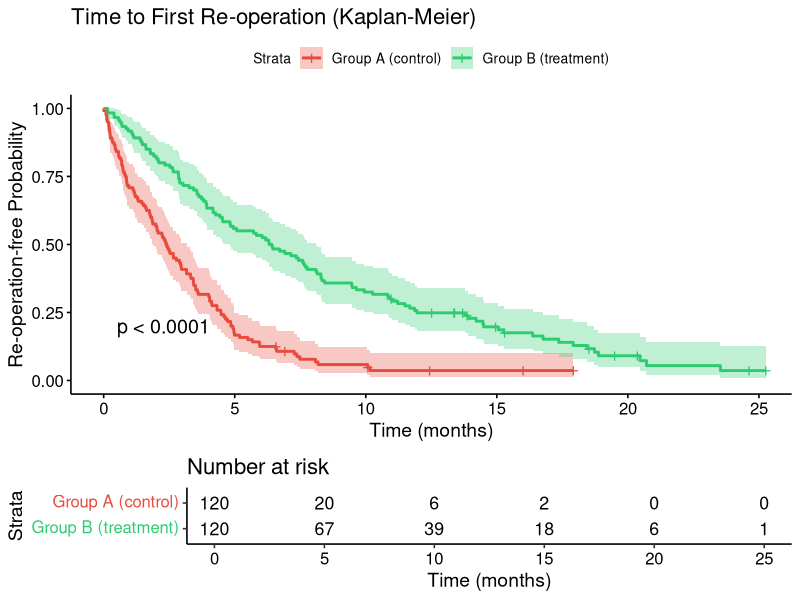
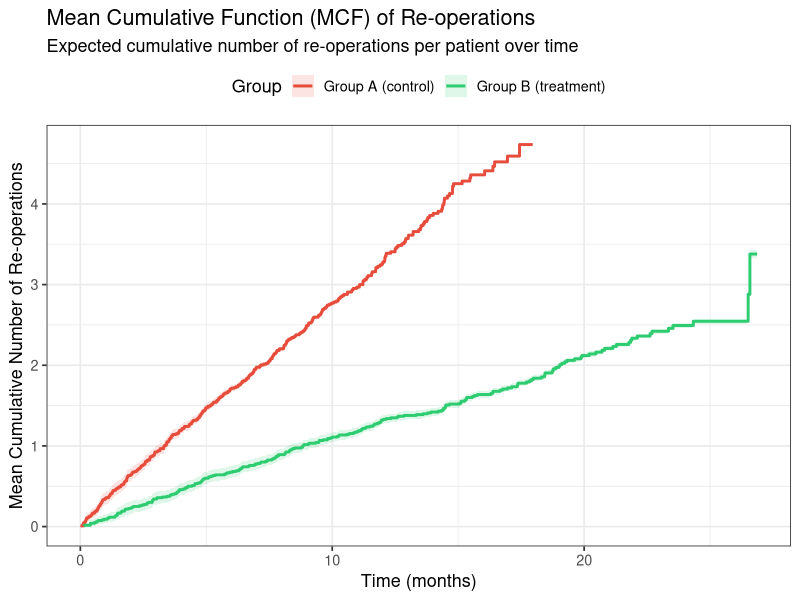
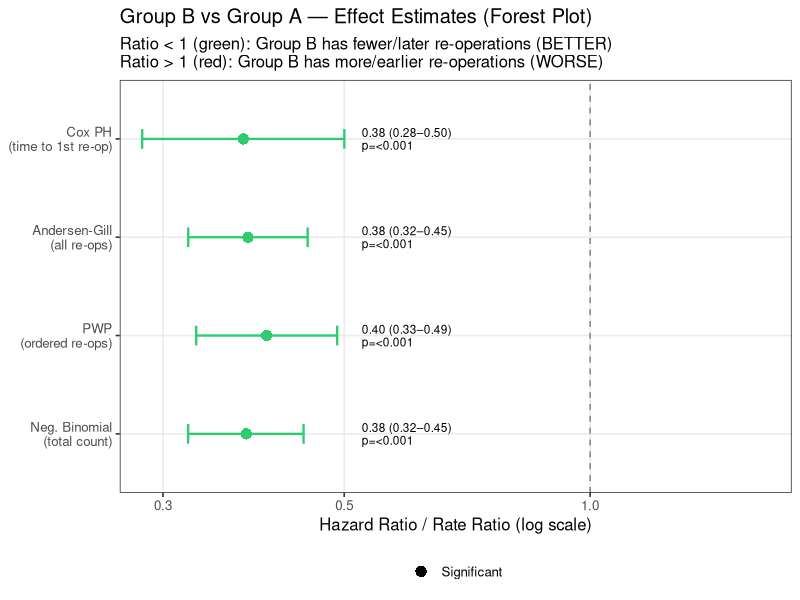

These figures' R source, in order:
# =============================================================================
# Recurring Operations: Group Comparison Analysis
# =============================================================================
# Methods covered:
#   1. Kaplan-Meier + log-rank (time to FIRST re-operation)
#   2. Cox Proportional Hazards (time to first re-operation)
#   3. Andersen-Gill model (all re-operations, independent increments)
#   4. Prentice-Williams-Peterson (PWP) model (ordered recurring events)
#   5. Negative Binomial regression (total count of re-operations)
#   6. Mean Cumulative Function (MCF) plot
# =============================================================================

# ---- 0. Install / load packages ----
pkgs <- c("survival", "survminer", "MASS", "dplyr", "ggplot2", "tibble")
new_pkgs <- pkgs[!pkgs %in% installed.packages()[, "Package"]]
if (length(new_pkgs)) install.packages(new_pkgs)
invisible(lapply(pkgs, library, character.only = TRUE))

set.seed(42)

# =============================================================================
# 1. SIMULATE DATA
# =============================================================================
# We'll generate:
#   - n patients per group
#   - Individual follow-up times (right-censoring)
#   - Recurring re-operations during follow-up
# Group A (control): higher re-operation rate, shorter time to first event
# Group B (treatment): lower re-operation rate, longer time to first event
# =============================================================================

simulate_patients <- function(n_per_group = 100) {

  sim_group <- function(n, group_label, base_rate, max_followup_mean) {

    records <- vector("list", n)

    for (i in seq_len(n)) {
      pid        <- paste0(group_label, "_", i)
      followup   <- runif(1, min = max_followup_mean * 0.5,
                              max = max_followup_mean * 1.5)

      # Simulate event times from an exponential process
      event_times <- c()
      t_current   <- 0
      repeat {
        gap     <- rexp(1, rate = base_rate)
        t_next  <- t_current + gap
        if (t_next >= followup) break
        event_times <- c(event_times, t_next)
        t_current   <- t_next
      }

      records[[i]] <- list(
        id         = pid,
        group      = group_label,
        followup   = followup,
        n_reops    = length(event_times),
        event_times = event_times
      )
    }
    records
  }

  group_a <- sim_group(n_per_group, "A", base_rate = 0.30, max_followup_mean = 12)
  group_b <- sim_group(n_per_group, "B", base_rate = 0.12, max_followup_mean = 18)
  c(group_a, group_b)
}

patients <- simulate_patients(n_per_group = 120)

# ---- Build a tidy patient-level summary ----
patient_df <- tibble(
  id       = sapply(patients, `[[`, "id"),
  group    = factor(sapply(patients, `[[`, "group")),
  followup = sapply(patients, `[[`, "followup"),
  n_reops  = sapply(patients, `[[`, "n_reops")
)

cat("=== Patient summary ===\n")
patient_df %>%
  group_by(group) %>%
  summarise(
    n            = n(),
    median_fup   = round(median(followup), 1),
    mean_reops   = round(mean(n_reops), 2),
    pct_any_reop = round(mean(n_reops > 0) * 100, 1)
  ) %>%
  print()

# =============================================================================
# 2. DATA FORMATS
# =============================================================================

# ---- 2a. Wide format: one row per patient, time to FIRST re-op ----
first_reop_df <- patient_df %>%
  mutate(
    time_first = mapply(function(rec, fup) {
      et <- rec$event_times
      if (length(et) == 0) fup else min(et)
    }, patients, followup),
    event_first = as.integer(n_reops > 0)
  )

# ---- 2b. Long (counting process) format: one row per event interval ----
# Format:  id | group | tstart | tstop | status | event_num
# Used for: Andersen-Gill, PWP, MCF
make_long_format <- function(patients, patient_df) {

  rows <- vector("list", nrow(patient_df))

  for (i in seq_along(patients)) {
    rec  <- patients[[i]]
    fup  <- rec$followup
    et   <- sort(rec$event_times)
    grp  <- rec$group
    pid  <- rec$id

    if (length(et) == 0) {
      # No events: single interval [0, followup), status = 0
      rows[[i]] <- tibble(
        id        = pid,
        group     = grp,
        tstart    = 0,
        tstop     = fup,
        status    = 0L,
        event_num = 1L
      )
    } else {
      times  <- c(0, et, fup)
      n_int  <- length(times) - 1
      rows[[i]] <- tibble(
        id        = pid,
        group     = grp,
        tstart    = times[1:n_int],
        tstop     = times[2:(n_int + 1)],
        status    = c(rep(1L, length(et)), 0L),
        event_num = 1:n_int
      )
    }
  }

  bind_rows(rows) %>%
    mutate(group = factor(group))
}

long_df <- make_long_format(patients, patient_df)

cat("\n=== Long format (first 10 rows) ===\n")
print(head(long_df, 10))

# =============================================================================
# 3. KAPLAN-MEIER + LOG-RANK  (time to FIRST re-operation)
# =============================================================================
cat("\n\n========== 1. KAPLAN-MEIER + LOG-RANK ==========\n")

km_fit <- survfit(Surv(time_first, event_first) ~ group, data = first_reop_df)
print(km_fit)

# Log-rank test
logrank <- survdiff(Surv(time_first, event_first) ~ group, data = first_reop_df)
cat("\nLog-rank test:\n")
print(logrank)

# P-value
p_logrank <- pchisq(logrank$chisq, df = length(logrank$n) - 1, lower.tail = FALSE)
cat(sprintf("Log-rank p-value: %.4f\n", p_logrank))

# Plot
km_plot <- ggsurvplot(
  km_fit,
  data        = first_reop_df,
  pval        = TRUE,
  conf.int    = TRUE,
  risk.table  = TRUE,
  palette     = c("#E74C3C", "#2ECC71"),
  title       = "Time to First Re-operation (Kaplan-Meier)",
  xlab        = "Time (months)",
  ylab        = "Re-operation-free Probability",
  legend.labs = c("Group A (control)", "Group B (treatment)")
)
print(km_plot)

# =============================================================================
# 4. COX PROPORTIONAL HAZARDS  (time to FIRST re-operation)
# =============================================================================
cat("\n\n========== 2. COX PROPORTIONAL HAZARDS ==========\n")

cox_fit <- coxph(Surv(time_first, event_first) ~ group, data = first_reop_df)
cat("\nCox PH model summary:\n")
print(summary(cox_fit))

# Test PH assumption (Schoenfeld residuals)
cat("\nTest of PH assumption (Schoenfeld residuals):\n")
ph_test <- cox.zph(cox_fit)
print(ph_test)
# p > 0.05 → PH assumption not violated

# =============================================================================
# 5. ANDERSEN-GILL MODEL  (all re-operations, independent increments)
# =============================================================================
cat("\n\n========== 3. ANDERSEN-GILL MODEL ==========\n")
# Assumes each event interval is independent (like multiple independent subjects)
# Uses (tstart, tstop] counting process notation

ag_fit <- coxph(
  Surv(tstart, tstop, status) ~ group + cluster(id),
  data   = long_df,
  method = "efron"
)
cat("\nAndersen-Gill model summary:\n")
print(summary(ag_fit))
cat("  HR > 1 means Group B has HIGHER re-op rate than Group A\n")
cat("  HR < 1 means Group B has LOWER  re-op rate (protective)\n")

# =============================================================================
# 6. PRENTICE-WILLIAMS-PETERSON (PWP) MODEL  (ordered recurring events)
# =============================================================================
cat("\n\n========== 4. PWP MODEL (ordered recurring events) ==========\n")
# Conditions on prior event — models k-th re-operation separately.
# stratify by event number so each stratum gets its own baseline hazard.

# Limit to events 1-4 (small strata beyond that)
pwp_df <- long_df %>%
  filter(event_num <= 4) %>%
  mutate(strata = factor(event_num))

pwp_fit <- coxph(
  Surv(tstart, tstop, status) ~ group + strata(strata) + cluster(id),
  data   = pwp_df,
  method = "efron"
)
cat("\nPWP model summary:\n")
print(summary(pwp_fit))

# Per-stratum (per event number) analysis
cat("\nPer-event-number HRs:\n")
for (k in 1:4) {
  df_k  <- long_df %>% filter(event_num == k)
  if (sum(df_k$status) < 5) next   # skip if too few events
  fit_k <- coxph(Surv(tstart, tstop, status) ~ group + cluster(id), data = df_k)
  s     <- summary(fit_k)
  hr    <- round(s$conf.int[1, 1], 3)
  lo    <- round(s$conf.int[1, 3], 3)
  hi    <- round(s$conf.int[1, 4], 3)
  pv    <- round(s$coefficients[1, 5], 4)
  cat(sprintf("  Event %d: HR = %.3f (95%% CI %.3f–%.3f), p = %.4f\n",
              k, hr, lo, hi, pv))
}

# =============================================================================
# 7. NEGATIVE BINOMIAL REGRESSION  (total re-operation count)
# =============================================================================
cat("\n\n========== 5. NEGATIVE BINOMIAL REGRESSION ==========\n")
# offset(log(followup)) accounts for different observation lengths

nb_fit <- glm.nb(
  n_reops ~ group + offset(log(followup)),
  data = patient_df
)
cat("\nNegative Binomial model summary:\n")
print(summary(nb_fit))

# Rate ratio with CIs
rr     <- exp(coef(nb_fit))
rr_ci  <- exp(confint(nb_fit))
cat("\nRate Ratios (relative to Group A):\n")
print(cbind(RR = round(rr, 3), round(rr_ci, 3)))

cat(sprintf(
  "\nGroup B has %.1f%% %s re-operations per unit time compared to Group A\n",
  abs(1 - rr["groupB"]) * 100,
  ifelse(rr["groupB"] < 1, "fewer", "more")
))

# =============================================================================
# 8. MEAN CUMULATIVE FUNCTION (MCF)
# =============================================================================
cat("\n\n========== 6. MEAN CUMULATIVE FUNCTION (MCF) ==========\n")
# Uses the Nelson-Aalen estimator applied to recurring events.
# survfit() with id= argument computes the MCF.

mcf_fit <- survfit(
  Surv(tstart, tstop, status) ~ group,
  data = long_df,
  id   = id       # identifies subject; cumhaz gives the MCF for recurring events
)

# Extract MCF data for plotting
mcf_data <- bind_rows(
  tibble(
    time  = mcf_fit[1]$time,
    mcf   = mcf_fit[1]$cumhaz,
    lower = mcf_fit[1]$cumhaz - 1.96 * mcf_fit[1]$std.err,
    upper = mcf_fit[1]$cumhaz + 1.96 * mcf_fit[1]$std.err,
    group = "A"
  ),
  tibble(
    time  = mcf_fit[2]$time,
    mcf   = mcf_fit[2]$cumhaz,
    lower = mcf_fit[2]$cumhaz - 1.96 * mcf_fit[2]$std.err,
    upper = mcf_fit[2]$cumhaz + 1.96 * mcf_fit[2]$std.err,
    group = "B"
  )
)

mcf_plot <- ggplot(mcf_data, aes(x = time, y = mcf, color = group, fill = group)) +
  geom_step(linewidth = 1) +
  geom_ribbon(aes(ymin = lower, ymax = upper), alpha = 0.15, color = NA) +
  scale_color_manual(
    values = c("A" = "#E74C3C", "B" = "#2ECC71"),
    labels = c("A" = "Group A (control)", "B" = "Group B (treatment)")
  ) +
  scale_fill_manual(
    values = c("A" = "#E74C3C", "B" = "#2ECC71"),
    labels = c("A" = "Group A (control)", "B" = "Group B (treatment)")
  ) +
  labs(
    title    = "Mean Cumulative Function (MCF) of Re-operations",
    subtitle = "Expected cumulative number of re-operations per patient over time",
    x        = "Time (months)",
    y        = "Mean Cumulative Number of Re-operations",
    color    = "Group",
    fill     = "Group"
  ) +
  theme_bw(base_size = 13) +
  theme(legend.position = "top")

print(mcf_plot)

# =============================================================================
# 9. FOREST PLOT — all effect estimates in one figure
# =============================================================================
# All models report a ratio (HR or RR) of Group B relative to Group A.
#   ratio < 1  →  Group B has FEWER / LATER re-operations  (better)
#   ratio > 1  →  Group B has MORE  / EARLIER re-operations (worse)

# Collect all estimates
extract_hr <- function(fit, coef_row = 1) {
  s  <- summary(fit)
  ci <- exp(confint(fit))
  if ("conf.int" %in% names(s)) {
    hr <- s$conf.int[coef_row, 1]
    lo <- s$conf.int[coef_row, 3]
    hi <- s$conf.int[coef_row, 4]
    pv <- s$coefficients[coef_row, ncol(s$coefficients)]
  } else {
    hr <- exp(s$coefficients[coef_row, 1])
    lo <- ci[coef_row, 1]
    hi <- ci[coef_row, 2]
    pv <- s$coefficients[coef_row, 4]
  }
  list(est = hr, lo = lo, hi = hi, p = pv)
}

cox_e <- extract_hr(cox_fit)
ag_e  <- extract_hr(ag_fit)
pwp_e <- extract_hr(pwp_fit)

# Negative binomial rate ratio
nb_s  <- summary(nb_fit)
nb_ci <- exp(confint(nb_fit))
nb_e  <- list(
  est = exp(nb_s$coefficients["groupB", 1]),
  lo  = nb_ci["groupB", 1],
  hi  = nb_ci["groupB", 2],
  p   = nb_s$coefficients["groupB", 4]
)

forest_df <- tibble(
  Model  = factor(
    c("Cox PH\n(time to 1st re-op)",
      "Andersen-Gill\n(all re-ops)",
      "PWP\n(ordered re-ops)",
      "Neg. Binomial\n(total count)"),
    levels = rev(c(
      "Cox PH\n(time to 1st re-op)",
      "Andersen-Gill\n(all re-ops)",
      "PWP\n(ordered re-ops)",
      "Neg. Binomial\n(total count)"))
  ),
  Estimate = c(cox_e$est, ag_e$est, pwp_e$est, nb_e$est),
  Lower    = c(cox_e$lo,  ag_e$lo,  pwp_e$lo,  nb_e$lo),
  Upper    = c(cox_e$hi,  ag_e$hi,  pwp_e$hi,  nb_e$hi),
  P        = c(cox_e$p,   ag_e$p,   pwp_e$p,   nb_e$p),
  Type     = c("Time-to-event", "Time-to-event", "Time-to-event", "Count")
)

forest_df <- forest_df %>%
  mutate(
    label  = sprintf("%.2f (%.2f–%.2f)\np=%s",
                     Estimate, Lower, Upper,
                     ifelse(P < 0.001, "<0.001", sprintf("%.3f", P))),
    sig    = ifelse(P < 0.05, "Significant", "Non-significant"),
    colour = ifelse(Estimate < 1, "#2ECC71", "#E74C3C")
  )

forest_plot <- ggplot(forest_df,
    aes(x = Estimate, y = Model, xmin = Lower, xmax = Upper)) +
  geom_vline(xintercept = 1, linetype = "dashed", colour = "grey50") +
  geom_errorbarh(aes(colour = colour), height = 0.2, linewidth = 0.8) +
  geom_point(aes(colour = colour, shape = sig), size = 3.5) +
  geom_text(aes(x = max(Upper) * 1.05, label = label),
            hjust = 0, size = 3, lineheight = 0.9) +
  scale_colour_identity() +
  scale_shape_manual(values = c("Significant" = 16, "Non-significant" = 1)) +
  scale_x_continuous(
    expand = expansion(mult = c(0.05, 0.45)),
    trans  = "log10"
  ) +
  labs(
    title    = "Group B vs Group A — Effect Estimates (Forest Plot)",
    subtitle = "Ratio < 1 (green): Group B has fewer/later re-operations (BETTER)\nRatio > 1 (red): Group B has more/earlier re-operations (WORSE)",
    x        = "Hazard Ratio / Rate Ratio (log scale)",
    y        = NULL,
    shape    = NULL
  ) +
  theme_bw(base_size = 12) +
  theme(legend.position = "bottom",
        panel.grid.minor = element_blank())

print(forest_plot)

# =============================================================================
# 10. PLAIN-LANGUAGE COMPARISON SUMMARY
# =============================================================================
cat("\n\n========== GROUP COMPARISON SUMMARY ==========\n")

# Helper: interpret ratio with direction
interpret <- function(label, est, lo, hi, p, unit = "re-ops") {
  direction <- if (est < 1) "FEWER" else "MORE"
  colour    <- if (est < 1) "BETTER" else "WORSE"
  sig_str   <- if (p < 0.05) sprintf("(p=%.4f, statistically significant)", p)
               else           sprintf("(p=%.4f, NOT significant)", p)
  pct       <- abs(1 - est) * 100
  cat(sprintf(
    "  %-35s  HR/RR = %.2f (95%% CI %.2f-%.2f)\n    → Group B has %.1f%% %s %s than Group A  [%s]  %s\n\n",
    label, est, lo, hi, pct, direction, unit, colour, sig_str
  ))
}

# KM medians
km_med <- surv_median(km_fit)
cat("--- Time to First Re-operation (Kaplan-Meier medians) ---\n")
for (i in seq_len(nrow(km_med))) {
  cat(sprintf("  %s:  median re-op-free time = %.1f months  (95%% CI %.1f-%.1f)\n",
              km_med$strata[i],
              km_med$median[i],
              km_med$lower[i],
              km_med$upper[i]))
}
p_logrank <- pchisq(logrank$chisq, df = length(logrank$n) - 1, lower.tail = FALSE)
cat(sprintf("  Log-rank p-value: %.4f  %s\n\n",
            p_logrank,
            ifelse(p_logrank < 0.05,
                   "→ Groups differ significantly in time to first re-operation.",
                   "→ No significant difference in time to first re-operation.")))

cat("--- Effect Estimates (Group B relative to Group A) ---\n")
interpret("Cox PH (time to 1st re-op)",  cox_e$est, cox_e$lo, cox_e$hi, cox_e$p)
interpret("Andersen-Gill (all re-ops)",  ag_e$est,  ag_e$lo,  ag_e$hi,  ag_e$p)
interpret("PWP (ordered re-ops)",        pwp_e$est, pwp_e$lo, pwp_e$hi, pwp_e$p)
interpret("Neg. Binomial (total count)", nb_e$est,  nb_e$lo,  nb_e$hi,  nb_e$p,
          unit = "re-ops per unit time")

# Overall verdict
all_ests <- c(cox_e$est, ag_e$est, pwp_e$est, nb_e$est)
any_sig  <- any(c(cox_e$p, ag_e$p, pwp_e$p, nb_e$p) < 0.05)
all_same_dir <- all(all_ests < 1) || all(all_ests > 1)

cat("--- OVERALL VERDICT ---\n")
if (all_same_dir && any_sig) {
  better <- if (all(all_ests < 1)) "B" else "A"
  worse  <- if (better == "B") "A" else "B"
  cat(sprintf(
    "  All models consistently show Group %s has BETTER outcomes\n  (fewer re-operations and/or longer time to re-operation)\n  compared to Group %s, and at least one result is statistically\n  significant.\n",
    better, worse
  ))
} else if (all_same_dir && !any_sig) {
  better <- if (all(all_ests < 1)) "B" else "A"
  cat(sprintf(
    "  All models point in the same direction (Group %s appears better)\n  but no result reaches statistical significance.\n  Consider increasing sample size.\n", better
  ))
} else {
  cat("  Results are inconsistent across models.\n")
  cat("  Check model assumptions and data quality.\n")
}

cat("\nDone.\n")
